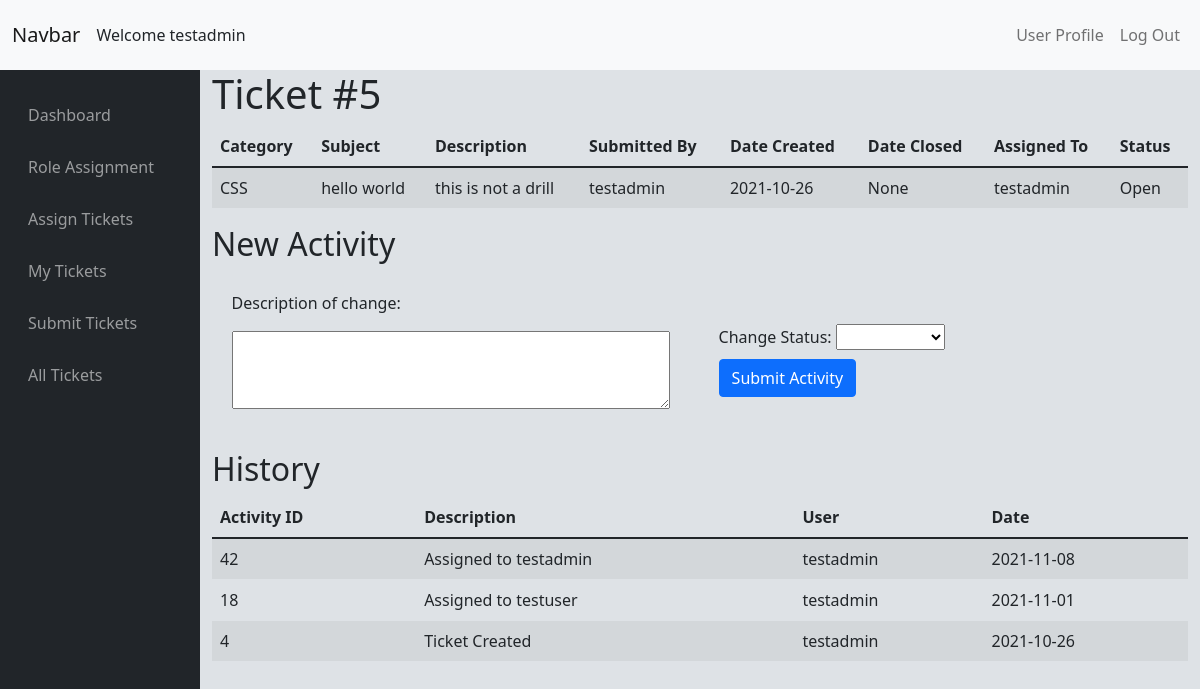
The page /issue/mytickets?id=5 (signed in) on the database its author committed.
### tables this page shows
CREATE TABLE "Issues" (
	"issue_id"	INTEGER UNIQUE,
	"issue_category"	TEXT,
	"issue_subject"	TEXT,
	"issue_description"	BLOB,
	"submitter_id"	TEXT,
	"user_assigned_to"	TEXT,
	"date_created"	DATE,
	"issue_status"	TEXT,
	"date_closed"	DATE,
	PRIMARY KEY("issue_id" AUTOINCREMENT)
);

CREATE TABLE "Activity" (
	"activity_id"	INTEGER,
	"issue_id"	INTEGER NOT NULL,
	"activity_description"	TEXT NOT NULL,
	"user_id"	TEXT NOT NULL,
	"activity_date"	INTEGER,
	FOREIGN KEY("user_id") REFERENCES "Users"("Username"),
	PRIMARY KEY("activity_id" AUTOINCREMENT)
);

### issueTrackerViews.py (the view, shortened to what this page needs)
@issueTrack.route('/mytickets', methods=['GET', 'POST'])
@login_required
def mytickets():
    if not request.args.get('id'):
        closed_tickets = return_query("SELECT * FROM Issues WHERE user_assigned_to = ? AND issue_status = 'Closed'", (session['user_id'],))
        if check_permission('CanAssignTickets'):
            open_tickets = return_query("SELECT * FROM Issues WHERE (user_assigned_to = ? OR issue_status = 'unassigned') AND NOT issue_status = 'Closed'", (session['user_id'],))
        else:
            open_tickets = return_query("SELECT * FROM Issues WHERE user_assigned_to = ? AND NOT issue_status = 'Closed'", (session['user_id'],))
        return render_template('mytickets.html', open_tickets=open_tickets, closed_tickets=closed_tickets)
    else:
        if request.method == "GET":
            ticketData = return_query("SELECT * FROM Issues WHERE issue_id = ?", (request.args.get('id'),))
            activityData = return_query("SELECT * FROM Activity WHERE issue_id = ?", (request.args.get('id'),))
            activityData.reverse()
            statusOptions = return_query("SELECT * FROM Status")
            print(ticketData)
            if ticketData[0]['user_assigned_to'] == session["user_id"]:
                canUpdate = 1
            else:
                canUpdate = 0
            return render_template('ticketupdate.html', canUpdate=canUpdate, activityData=activityData, ticketData=ticketData[0],
                                   statusOptions=statusOptions)

### SQLhelpers.py (called while the page is built)
def SQL_connect():
    connection = sqlite3.connect(db)
    connection.row_factory = dict_factory
    return connection

def dict_factory(cursor, row):
    d = {}
    for idx, col in enumerate(cursor.description):
        d[col[0]] = row[idx]
    return d

def return_query(query, options=[]):
    connection = SQL_connect()
    cursor = connection.cursor()
    try:
        if len(options) == 0:
            result = cursor.execute(query)
        else:
            result = cursor.execute(query, options)
        result = result.fetchall()
        return result
    except Exception as err:
        print(f"Error: '{err}'")
    cursor.close()
    connection.close()

### app.py (called while the page is built)
@app.after_request
def after_request(response):
    response.headers["Cache-Control"] = "no-cache, no-store, must-revalidate"
    response.headers["Expires"] = 0
    response.headers["Pragma"] = "no-cache"
    return response

### helpers.py (called while the page is built)
def login_required(f):
    @wraps(f)
    def decorated_function(*args, **kwargs):
        if session.get("user_id") is None:
            return redirect(url_for(".login"))
        return f(*args, **kwargs)
    return decorated_function

### templates/ticketupdate.html (shortened to what this page needs)
{% extends "layout.html" %}
{% block main %}
<div>
    <div class='justify-content-center align-items-center'>
        <p class='h1' id="ticketHeading">Ticket #{{ticketData.issue_id}}</p>
    </div>
    <div>
        <table class="table table-striped table-hover">
        <thead>
            <tr>
                <th>Category</th>
                <th>Subject</th>
                <th>Description</th>
                <th>Submitted By</th>
                <th>Date Created</th>
                <th>Date Closed</th>
                <th>Assigned To</th>
                <th>Status</th>
            </tr>
        </thead>
        <tbody>
            <tr id="ticket_{{ticketData.id}}">
                <td>{{ ticketData.issue_category }}</td>
                <td>{{ ticketData.issue_subject }}</td>
                <td>{{ ticketData.issue_description }}</td>
                <td>{{ ticketData.submitter_id }}</td>
                <td>{{ ticketData.date_created }}</td>
                <td>{{ ticketData.date_closed }}</td>
                <td>{{ ticketData.user_assigned_to }}</td>
                <td>{{ ticketData.issue_status }}</td>
            </tr>
        </tbody>
        </table>
    </div>
    {% if canUpdate %}
    <div>
        <h2>New Activity</h2>
        <form class="chart-flex-container" method='post'>
            <div class="form-group">
                <p>Description of change: </p>
                <p><textarea name="description" rows="3"></textarea></p>
            </div>
            <div class="form-group">
                <div>
                Change Status: <select id="status" name="status">
                  <option value="" selected></option>
                    {% for i in statusOptions %}
                  <option value="{{i.Type}}">{{i.Type}}</option>
                    {% endfor %}
                </select>
                </div>
                <div>
                <button class="btn btn-primary" type="submit">Submit Activity</button>
                </div>
            </div>
        </form>
    </div>
    {% endif %}
    <div>
        <h2>History</h2>
            <table class="table table-striped table-hover" id='table1'>
        <thead>
            <tr>
                <th onclick="sortTable(0)">Activity ID</th>
                <th onclick='sortTable(1)'>Description</th>
                <th onclick='sortTable(2)'>User</th>
                <th onclick='sortTable(3)'>Date</th>
            </tr>
        </thead>
        <tbody>
            {% for i in activityData %}
            <tr id="ticket_{{i.id}}">
                <td>{{ i.activity_id }}</td>
                <td>{{ i.activity_description }}</td>
                <td>{{ i.user_id }}</td>
                <td>{{ i.activity_date }}</td>
            </tr>
            {% endfor %}
        </tbody>
    </table>
    </div>
</div>
{% endblock %}

### static/styles.css (style rules this page uses)
:root { --topNavHeight: 70px }
form div { margin: 2%; }
.form-group { flex-grow:1; }
.chart-flex-container { display: flex; flex-direction: row; flex-wrap: wrap; align-items: center; justify-content: center; flex: 1; height: 100%; flex-grow:1; }
textarea { width:100%; }

### rows shown on the page
Issues: issue_id "5", issue_category "CSS", issue_subject "hello world", issue_description "this is not a drill", submitter_id "testadmin", date_created "2021-10-26", user_assigned_to "testadmin", issue_status "Open"
Activity: activity_id "42", activity_description "Assigned to testadmin", user_id "testadmin", activity_date "2021-11-08"
Activity: activity_id "18", activity_description "Assigned to testuser", user_id "testadmin", activity_date "2021-11-01"
Activity: activity_id "4", activity_description "Ticket Created", user_id "testadmin", activity_date "2021-10-26"

### other values the page prints
{{ session.user_id }} "testadmin"
{{ ticketData.date_closed }} "None"
